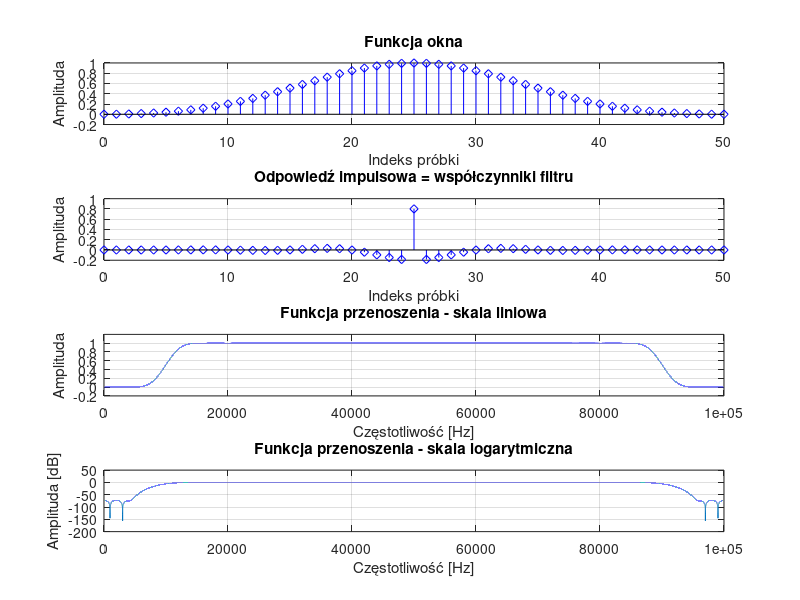

Source code (MATLAB):
%clear; clc; close all;

%% Definicja filtru
filterOrder = 50;           % Rząd filtru
cutoffFreq = 0.2;           % Częstotliwość graniczna wyrażona jako ułamek
                            % częstotliwości Nyquista ( 0 - 1.0 )

% Definicja funkcji okna filtru:
% rectwin - okno prostokątne (jak w poprzednich zadaniach)
% blackman
% hamming
% hanning
window = blackman( filterOrder + 1 );
%window = AAA
%% Wykres funkcji okna
sampleIdx = 0:filterOrder;  % Wektor indeksów próbek

figure(1), subplot( 4, 1, 1 ); stem( sampleIdx, window,'bd-'); title( 'Funkcja okna' );
grid on;
xlabel('Indeks próbki');
ylabel('Amplituda');

%% Wyznacznie i wyświetlanie odpowiedzi impulsowej

% Odpowiedź impulsową, czyli współczynniki filtru (!) wyznaczamy z użyciem 
% wbudowanej funkcji fir1. Argumenty:
% * rząd filtru
% * częstotliwość graniczna wyrażona jako ułamek częstotliwości Nyquista
% * typ filtru: 
%     low = dolnoprzepustowy, 
%     high = górnoprzepustowy, 
%     bandpass = pasmowo-przepustowy
%     stop = pasmowo-zaporowy
% * okno filtru
% Dokumentacja: https://uk.mathworks.com/help/signal/ref/fir1.html
impulseResponse = fir1( filterOrder, cutoffFreq, 'high', window );

% Wykres odpowiedzi impulsowej
subplot(4,1,2); stem( sampleIdx, impulseResponse,'bd-'); 
title('Odpowiedź impulsowa = współczynniki filtru');
grid on;
xlabel('Indeks próbki');
ylabel('Amplituda');

%% Wyznacznie i wyświetlanie funkcji przenoszenia filtru

zeroPadding = 1e5;          % Dopełnienie zerami wag filtru dla DTFT

% Wyliczenie widma - nie musimy sami dokładać zer, funkcja fft zrobi to za
% nas w jednym kroku:
spectrum = abs( fft( impulseResponse, zeroPadding) );

spectrumIdx = [ 0:zeroPadding-1 ];  % Indeksy prążków - DO ZAMIANY NA CZĘSTOTLIWOŚCI!!!

% Wykresy widma w skali liniowej i logarytmicznej
subplot(4,1,3); plot( spectrumIdx, spectrum ); title( 'Funkcja przenoszenia - skala liniowa' )
ylim( [ -0.2 1.2 ] );
grid on;
xlabel('Częstotliwość [Hz]');
ylabel('Amplituda');

subplot(4,1,4); plot( spectrumIdx, 20*log10( spectrum ) ); title( 'Funkcja przenoszenia - skala logarytmiczna' )
grid on;
xlabel('Częstotliwość [Hz]');
ylabel('Amplituda [dB]');

% Obliczenie wzmocnienia w paśmie zaporowym
cutoffIdx = round(cutoffFreq * (zeroPadding-1) + 1);
stopbandSpectrum = spectrum(cutoffIdx:end);
[stopbandMinValue, stopbandMinIdx] = min(stopbandSpectrum);

stopbandAmplitude = stopbandMinValue / max(spectrum);

stopbandAmplitude_dB = 20 * log10(stopbandAmplitude);

disp(['Oszacowane wzmocnienie w paśmie zaporowym: ', num2str(stopbandAmplitude_dB), ' dB']);


% Generowanie wykresów współczynników filtrów górnoprzepustowego i dolnoprzepustowego oraz ich stosunek
%{
%% Wyznaczanie współczynników filtrów
impulseResponse_highpass = fir1(filterOrder, cutoffFreq, 'high');
impulseResponse_lowpass = fir1(filterOrder, cutoffFreq, 'low');

%% Generowanie wykresów
sampleIdx = 0:filterOrder;

figure;
subplot(2, 1, 1);
stem(sampleIdx, impulseResponse_highpass, 'bd-', 'LineWidth', 1.5);
hold on;
stem(sampleIdx, impulseResponse_lowpass, 'rd-', 'LineWidth', 1.5);
hold off;
title('Współczynniki filtrów górnoprzepustowego i dolnoprzepustowego');
legend('Filtr górnoprzepustowy', 'Filtr dolnoprzepustowy');
grid on;

subplot(2, 1, 2);
stem(sampleIdx, impulseResponse_highpass ./ impulseResponse_lowpass, 'kd-', 'LineWidth', 1.5);
title('Stosunek współczynników filtrów górnoprzepustowego do dolnoprzepustowego');
grid on;
%}